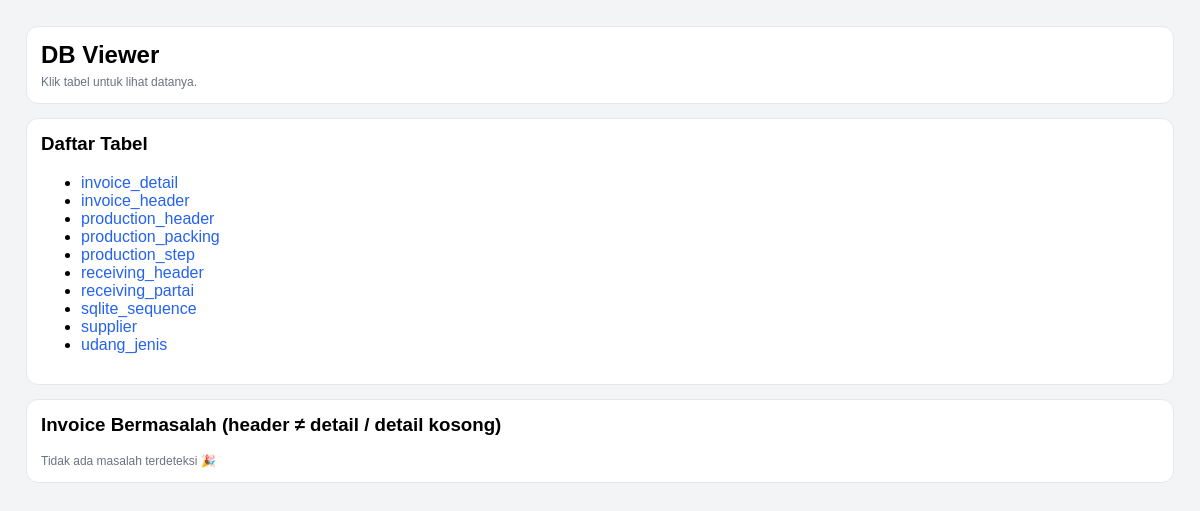
The app's page /admin/db (signed in), older data.
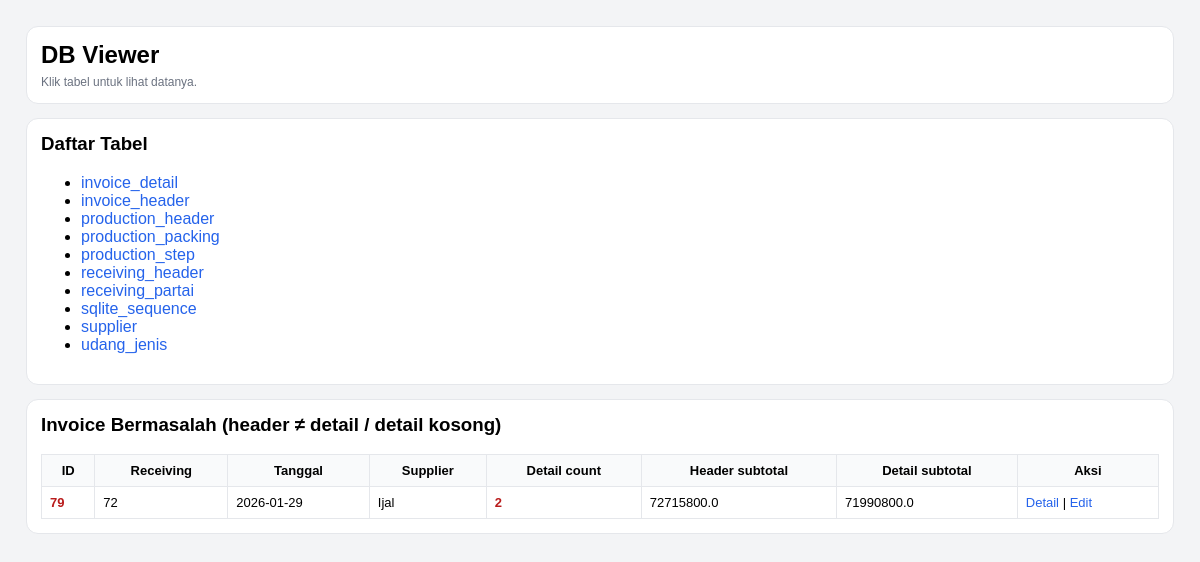
The same page, newer data.
### tables this page shows
CREATE TABLE invoice_header
                (
                    id
                    INTEGER
                    PRIMARY
                    KEY
                    AUTOINCREMENT,
                    receiving_id
                    INTEGER
                    NOT
                    NULL,
                    tanggal
                    TEXT
                    NOT
                    NULL,
                    supplier
                    TEXT
                    NOT
                    NULL,
                    price_points_json
                    TEXT, -- simpan patokan 40/50/60/70 dalam JSON
                    pph_rate
                    REAL
                    DEFAULT
                    0.0025,
                    subtotal
                    REAL
                    DEFAULT
                    0,
                    pph
                    REAL
                    DEFAULT
                    0,
                    total
                    REAL
                    DEFAULT
                    0,
                    created_at
                    TEXT
                    DEFAULT (
                    datetime
                (
                    'now',
                    'localtime'
                )), status TEXT DEFAULT 'ACTIVE', due_date TEXT, payment_type TEXT DEFAULT 'TRANSFER', cash_deduct_per_kg REAL DEFAULT 0, reject_kg REAL DEFAULT 0, reject_price REAL DEFAULT 0, cash_deduct_total REAL DEFAULT 0, reject_total REAL DEFAULT 0, tempo_hari INTEGER DEFAULT 0, total_kg REAL DEFAULT 0, pph_amount REAL DEFAULT 0,
                    FOREIGN KEY
                (
                    receiving_id
                ) REFERENCES receiving_header
                (
                    id
                )
                    );

### app.py (the view)
@app.route("/admin/db", methods=["GET"])
def admin_db_home():
    if not require_login():
        return redirect(url_for("login"))
    conn = get_conn()
    tables = [r["name"] for r in conn.execute("""
        SELECT name FROM sqlite_master
        WHERE type='table'
        ORDER BY name
    """).fetchall()]
    bad = conn.execute("""
        SELECT
          h.id AS invoice_id,
          h.receiving_id,
          h.tanggal,
          h.supplier,
          h.subtotal AS header_subtotal,
          COALESCE(SUM(d.total_harga), 0) AS detail_subtotal,
          COUNT(d.id) AS detail_count
        FROM invoice_header h
        LEFT JOIN invoice_detail d ON d.invoice_id = h.id
        WHERE h.status != 'VOID'
        GROUP BY h.id
        HAVING detail_count = 0 OR ABS(header_subtotal - detail_subtotal) > 0.01
        ORDER BY h.id DESC
        LIMIT 50
    """).fetchall()
    conn.close()
    return render_template(
        "admin_db_home.html",
        tables=tables,
        bad=[dict(r) for r in bad]
    )

### app.py (called while the page is built)
def require_login() -> bool:
    return bool(session.get("user"))

### db.py (called while the page is built)
def get_conn():
    conn = sqlite3.connect(
        DB_NAME,
        timeout=10,              # tunggu 10 detik sebelum error
        isolation_level=None     # autocommit mode (lebih aman utk web)
    )
    conn.row_factory = sqlite3.Row
    conn.execute("PRAGMA foreign_keys = ON;")
    conn.execute("PRAGMA journal_mode = WAL;")  # penting!
    return conn

### templates/admin_db_home.html (shortened to what this page needs)
<!doctype html>
<html lang="id">
<head>
</head>
<body>
<div class="card">
  <h2 style="margin:0 0 6px 0;">DB Viewer</h2>
  <div class="muted">Klik tabel untuk lihat datanya.</div>
</div>
<div class="card">
  <h3 style="margin-top:0;">Daftar Tabel</h3>
  <ul>
    {% for t in tables %}
      <li><a href="/admin/db/table/{{ t }}">{{ t }}</a></li>
    {% endfor %}
  </ul>
</div>
<div class="card">
  <h3 style="margin-top:0;">Invoice Bermasalah (header ≠ detail / detail kosong)</h3>
  {% if not bad %}
    <div class="muted">Tidak ada masalah terdeteksi 🎉</div>
  {% else %}
    <table>
      <thead>
        <tr>
          <th>ID</th>
          <th>Receiving</th>
          <th>Tanggal</th>
          <th>Supplier</th>
          <th>Detail count</th>
          <th>Header subtotal</th>
          <th>Detail subtotal</th>
          <th>Aksi</th>
        </tr>
      </thead>
      <tbody>
        {% for r in bad %}
          <tr>
            <td class="bad">{{ r.invoice_id }}</td>
            <td>{{ r.receiving_id }}</td>
            <td>{{ r.tanggal }}</td>
            <td>{{ r.supplier }}</td>
            <td class="bad">{{ r.detail_count }}</td>
            <td>{{ r.header_subtotal }}</td>
            <td>{{ r.detail_subtotal }}</td>
            <td>
              <a href="/invoice/{{ r.invoice_id }}">Detail</a> |
              <a href="/invoice/edit/{{ r.invoice_id }}">Edit</a>
            </td>
          </tr>
        {% endfor %}
      </tbody>
    </table>
  {% endif %}
</div>
</body>
</html>

### templates/admin_db_home.html (style rules this page uses)
body { font-family:Arial;background:#f3f4f6;padding:18px }
.card { background:#fff;border:1px solid #e5e7eb;border-radius:12px;padding:14px;margin-bottom:14px }
a { color:#2563eb;text-decoration:none }
table { width:100%;border-collapse:collapse }
th,td { border:1px solid #e5e7eb;padding:8px;font-size:13px }
th { background:#f9fafb }
.muted { color:#6b7280;font-size:12px }
.bad { color:#b91c1c;font-weight:700 }

Row changes from the older to the newer data that the page shows:
added invoice_header: invoice_id "79", receiving_id "72", tanggal "2026-01-29", supplier "Ijal", detail_count "2", header_subtotal "72715800.0", detail_subtotal "71990800.0"
Text that changed along with them:
text no longer shown: "Tidak ada masalah terdeteksi 🎉"
text now shown: "ID Receiving Tanggal Supplier Detail count Header subtotal Detail subtotal Aksi"
